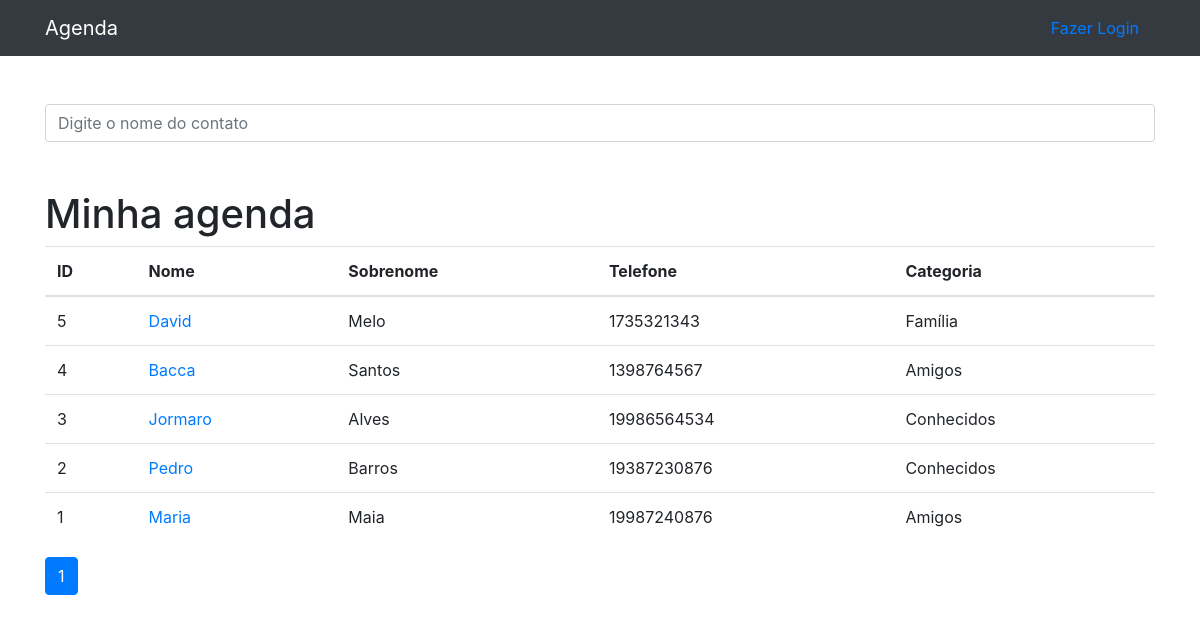
The app's page /, older data.
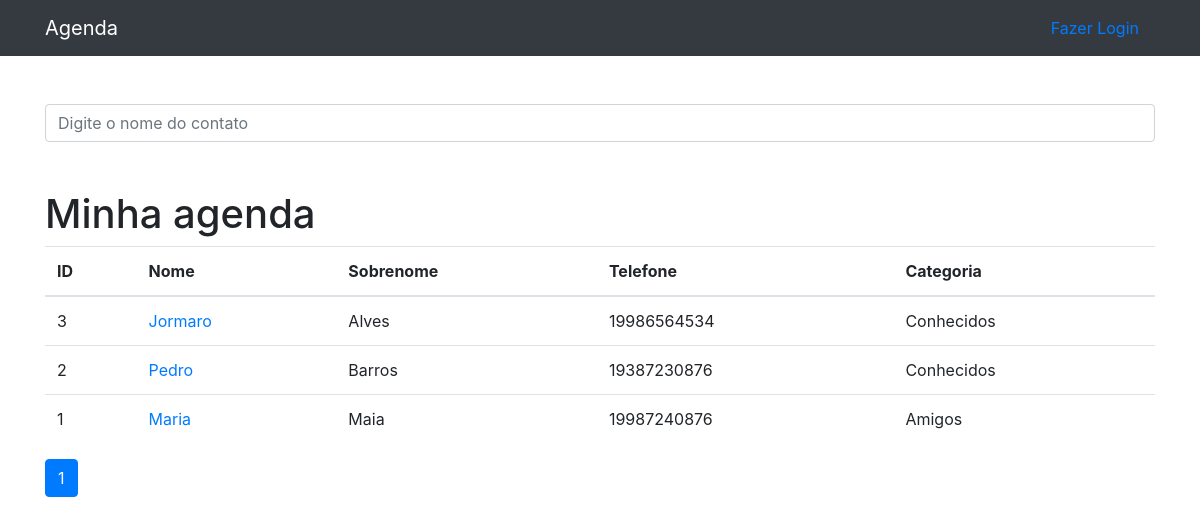
The same page, newer data.
### contatos/models.py (models this page shows, shortened)
class Contato(models.Model):
    nome = models.CharField(max_length=255)
    sobrenome = models.CharField(max_length=255, blank=True)
    telefone = models.CharField(max_length=255)
    email = models.CharField(max_length=255, blank =True)
    datacriacao = models.DateTimeField(default = timezone.now)
    descricao = models.TextField(blank=True)
    categoria = models.ForeignKey(Categoria, on_delete=models.DO_NOTHING)
    mostrar = models.BooleanField(default=True)
    foto = models.ImageField(blank = True, upload_to = 'fotos/%Y/%m/')

class Categoria(models.Model):
    nome = models.CharField(max_length=255)
    def __str__(self):
        return self.nome

### contatos/views.py (the view)
# urls.py: path('',views.index,name='index'),
def index(request):
    contatos = Contato.objects.order_by('-id').filter(
        mostrar = True
    )
    paginator = Paginator(contatos,20)
    page = request.GET.get('p')
    contatos = paginator.get_page(page)
    return render(request,'contatos/index.html',{
        'contatos':contatos
    })

### contatos/templates/contatos/index.html
{%extends 'base.html'%}
{%block conteudo%}
<h1 class="mt-5">Minha agenda</h1>
        <table class="table">
          <thead>
            <tr>
              <th>ID</th>
              <th>Nome</th>
              <th>Sobrenome</th>
              <th>Telefone</th>
              <th>Categoria</th>
            </tr>
          </thead>
          <tbody>
            {% for contato in contatos%}
                <tr>
                  <td>{{contato.id}}</td>
                  <td>
                  <a href="{% url 'ver_contato' contato.id%}"> {{contato.nome}}</a>
                  </td>
                  <td>{{contato.sobrenome}}</td>
                  <td>{{contato.telefone}}</td>
                  <td>{{contato.categoria}}</td>
                </tr>
            {%endfor%}
          </tbody>
        </table>
<nav aria-label="Page navigation example">
  <ul class="pagination">
    {% for pagina in contatos.paginator.page_range%}
      {% if contatos.number == pagina %}
    <li class="page-item active"><a class="page-link" href="?p={{pagina}}">{{pagina}}</a></li>
      {%else%}
      <li class="page-item"><a class="page-link" href="?p={{pagina}}">{{pagina}}</a></li>
      {%endif%}
    {%endfor%}
  </ul>
</nav>
{%endblock%}

Row changes from the older to the newer data that the page shows:
no longer on this page (row edited): Contato: id "5", nome "David", sobrenome "Melo", telefone "1735321343", categoria "Família"
no longer on this page (row edited): Contato: id "4", nome "Bacca", sobrenome "Santos", telefone "1398764567", categoria "Amigos"
